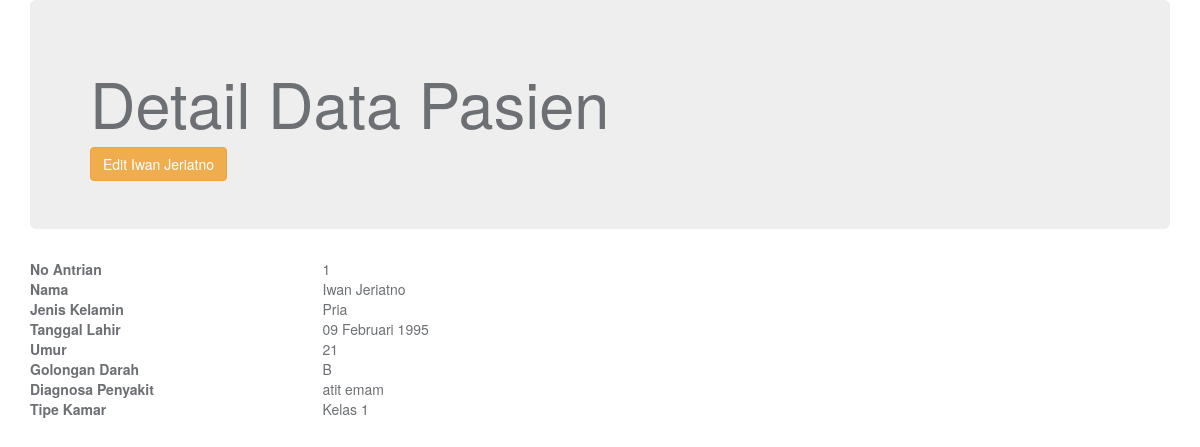
Page /admin/detail_pasien.php?No=1 on the committed database.
### tables this page shows
CREATE TABLE `Form_Pasien` (
  `RS_Pilihan` varchar(25) NOT NULL,
  `No_Antrian` int(11) NOT NULL,
  `Nama_Lengkap` varchar(25) NOT NULL,
  `Jenis_Kelamin` enum('Pria','Wanita','','') NOT NULL,
  `Tanggal_Lahir` date NOT NULL,
  `Umur` int(5) NOT NULL,
  `Golongan_Darah` enum('A','B','AB','O') NOT NULL,
  `Diagnosa_Penyakit` text NOT NULL,
  `Tipe_Kamar` varchar(15) NOT NULL
);

### controller/tanggal-indo.php (called while the page is built)
<?php
function TanggalIndo($date){
	$BulanIndo = array("Januari", "Februari", "Maret", "April", "Mei", "Juni", "Juli", "Agustus", "September", "Oktober", "November", "Desember");
	$tahun = substr($date, 0, 4);
	$bulan = substr($date, 5, 2);
	$tgl   = substr($date, 8, 2);
	$result = $tgl . " " . $BulanIndo[(int)$bulan-1] . " ". $tahun;
	return($result);
}
?>

### admin/detail_pasien.php (the view, shortened to what this page needs)
<!DOCTYPE html>
<html lang="en">
  <head>
    <link rel="stylesheet" href="../view/dist/css/bootstrap.min.css">
    <link href="../view/dist/css/style.css" rel="stylesheet">
  </head>
  <body>
  <div class="container">
    <?php
    include "../controller/koneksi.php";
    include "../controller/tanggal-indo.php";
      if (isset($_GET['No'])) {
        $sel_sql = "SELECT * FROM Form_Pasien WHERE No_Antrian='$_GET[No]' ";
        $run_sql = mysqli_query($db, $sel_sql);
        while($data = mysqli_fetch_assoc($run_sql)) {
          echo '
            <div class="jumbotron">
              <h1> Detail Data Pasien </h1>
              <a class="btn btn-warning" href="../view/pendaftaran.php?No='.$data['No_Antrian'].' "> Edit '.$data['Nama_Lengkap'].'</a>
            </div>
            <div class="row">
              <strong class="col-sm-3">No Antrian</strong>
              <div class="col-sm-3">'.$data['No_Antrian'].'</div>
            </div>
            <div class="row">
              <strong class="col-sm-3">Nama</strong>
              <div class="col-sm-3">'.$data['Nama_Lengkap'].'</div>
            </div>
            <div class="row">
              <strong class="col-sm-3">Jenis Kelamin</strong>
              <div class="col-sm-3">'.$data['Jenis_Kelamin'].'</div>
            </div>
            <div class="row">
              <strong class="col-sm-3">Tanggal Lahir</strong>
              <div class="col-sm-3">'.TanggalIndo($data['Tanggal_Lahir']).'</div>
            </div>
            <div class="row">
              <strong class="col-sm-3">Umur</strong>
              <div class="col-sm-3">'.$data['Umur'].'</div>
            </div>
            <div class="row">
              <strong class="col-sm-3">Golongan Darah</strong>
              <div class="col-sm-3">'.$data['Golongan_Darah'].'</div>
            </div>
            <div class="row">
              <strong class="col-sm-3">Diagnosa Penyakit</strong>
              <div class="col-sm-3">'.$data['Diagnosa_Penyakit'].'</div>
            </div>
            <div class="row">
              <strong class="col-sm-3">Tipe Kamar</strong>
              <div class="col-sm-3">'.$data['Tipe_Kamar'].'</div>
            </div>
          ';
        }
      }
    ?>
  </div>
  </body>
</html>

### rows in the picture
form_pasien: Nama_Lengkap "Iwan Jeriatno", No_Antrian "1", Jenis_Kelamin "Pria", Tanggal_Lahir "09 Februari 1995", Umur "21", Golongan_Darah "B", Diagnosa_Penyakit "atit emam", Tipe_Kamar "Kelas 1"
